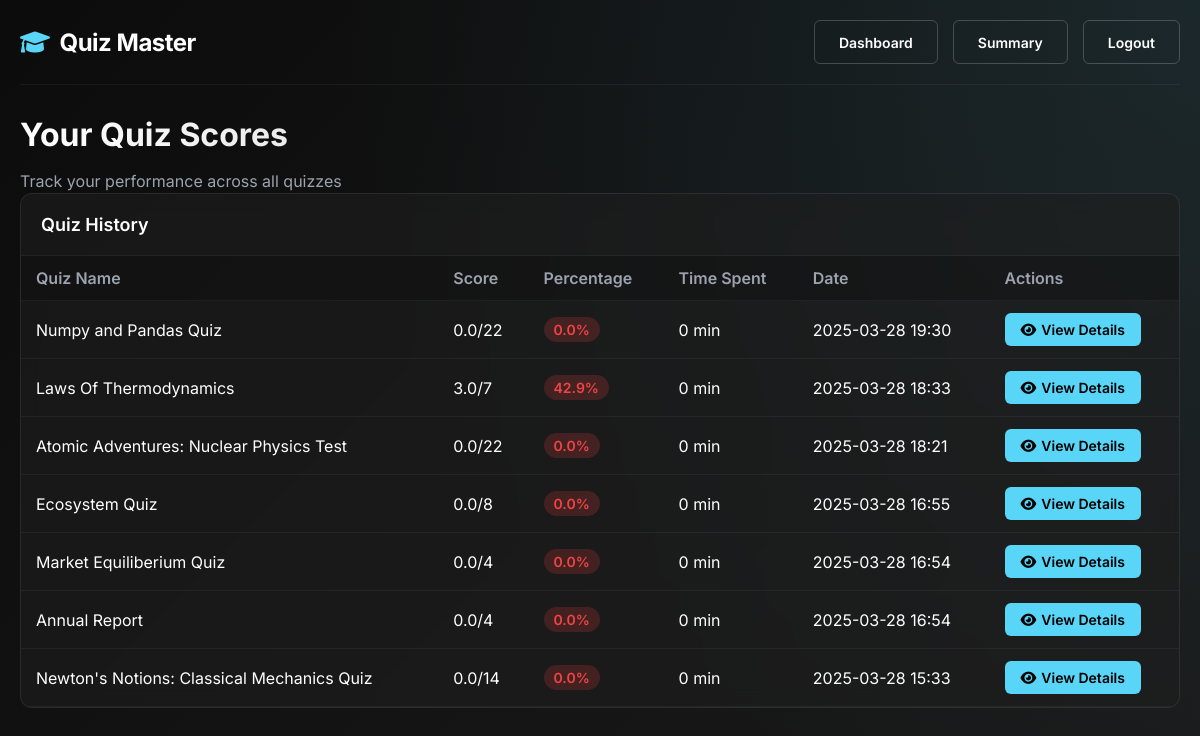
Screenshot of /user/scores (signed in) with the database file from the repository.
### models.py (models this page shows, shortened)
class Quiz(db.Model):
    __tablename__ = 'quizzes'
    id = db.Column(db.Integer, primary_key=True)
    name = db.Column(db.String(120), nullable=False, index=True)
    chapter_id = db.Column(db.Integer, db.ForeignKey('chapters.id'), nullable=False)
    description = db.Column(db.Text)
    instructions = db.Column(db.Text)
    quiz_type = db.Column(db.String(20), default="assessment")
    passing_score = db.Column(db.Float, default=0.0)  # Minimum score to pass
    allow_retake = db.Column(db.Boolean, default=True)
    max_attempts = db.Column(db.Integer, default=1)  # 0 means unlimited
    show_answers = db.Column(db.Boolean, default=True)  # Show correct answers after quiz
    randomize_questions = db.Column(db.Boolean, default=False)
    date_of_quiz = db.Column(db.Date)
    time_duration = db.Column(db.Integer)  # Duration in minutes
    start_time = db.Column(db.DateTime, index=True)
    end_time = db.Column(db.DateTime, index=True)
    is_active = db.Column(db.Boolean, default=True)
    created_at = db.Column(db.DateTime, default=datetime.utcnow)
    created_by = db.Column(db.Integer, db.ForeignKey('users.id'))
    questions = db.relationship('Question', backref='quiz', cascade="all, delete-orphan", lazy=True)
    scores = db.relationship('Score', backref='quiz', cascade="all, delete-orphan", lazy=True)
    tags = db.relationship('QuizTag', backref='quiz', cascade="all, delete-orphan", lazy=True)
    creator = db.relationship('User', foreign_keys=[created_by], backref='created_quizzes')

class Score(db.Model):
    __tablename__ = 'scores'
    id = db.Column(db.Integer, primary_key=True)
    quiz_id = db.Column(db.Integer, db.ForeignKey('quizzes.id'), nullable=False)
    user_id = db.Column(db.Integer, db.ForeignKey('users.id'), nullable=False)
    total_scored = db.Column(db.Float, nullable=False, default=0.0)
    time_spent = db.Column(db.Integer, nullable=False, default=0)  # in seconds
    time_stamp_of_attempt = db.Column(db.DateTime, default=datetime.utcnow, index=True)
    completion_status = db.Column(db.String(20), default='Completed')  # Completed, Partial, Abandoned
    total_questions = db.Column(db.Integer, default=0)
    questions_answered = db.Column(db.Integer, default=0)
    questions_correct = db.Column(db.Integer, default=0)
    percentile = db.Column(db.Float)  # Calculated percentile compared to others
    ip_address = db.Column(db.String(45))  # For security logging
    attempt_number = db.Column(db.Integer, default=1)  # For tracking multiple attempts
    device_info = db.Column(db.String(200))  # User agent or device info
    question_attempts = db.relationship('QuestionAttempt', backref='score', cascade="all, delete-orphan", lazy=True)
    comments = db.relationship('ScoreComment', backref='score', cascade="all, delete-orphan", lazy=True)
    __table_args__ = (
        db.UniqueConstraint('quiz_id', 'user_id', 'attempt_number', name='_quiz_user_attempt_uc'),
    )

### routes.py (the view)
@app_routes.route("/user/scores")
def user_scores():
    if session.get("role") != "user":
        flash("Access denied! Users only.", "danger")
        return redirect(url_for("app_routes.login"))
    try:
        user_id = session.get('user_id')
        user_scores = Score.query.filter_by(user_id=user_id).order_by(Score.time_stamp_of_attempt.desc()).all()
        scores = []
        for score in user_scores:
            quiz = Quiz.query.get(score.quiz_id)
            if not quiz:
                continue
            questions = Question.query.filter_by(quiz_id=quiz.id).all()
            max_possible_score = sum(q.marks for q in questions) if questions else 0
            score_percentage = (score.total_scored / max_possible_score * 100) if max_possible_score > 0 else 0
            scores.append({
                'quiz_name': quiz.name,
                'quiz_id': quiz.id,
                'score': score.total_scored,
                'max_score': max_possible_score,
                'percentage': score_percentage,
                'time_spent': score.time_spent / 60 if score.time_spent else 0,  # Convert to minutes
                'date': score.time_stamp_of_attempt,
                'score_id': score.id
            })
        return render_template("user_scores.html", scores=scores)
    except Exception as e:
        flash(f"Error loading scores: {str(e)}", "danger")
        return redirect(url_for("app_routes.user_dashboard"))

### routes.py (called while the page is built)
@app_routes.context_processor
def inject_responsive_elements():
    is_mobile = request.user_agent.platform in ['android', 'iphone'] or \
                'mobile' in request.user_agent.string.lower()
    return {
        'is_mobile': is_mobile,
        'current_year': datetime.now().year
    }  # Fixed: Added missing closing brace

### templates/user/user_scores.html (shortened to what this page needs)
{% extends "base.html" %}
{% block content %}
<div class="scores-header">
    <h1 class="scores-title">Your Quiz Scores</h1>
    <p class="scores-subtitle">Track your performance across all quizzes</p>
</div>
<div class="data-card">
    <div class="card-header">
        <h2 class="card-title">Quiz History</h2>
    </div>
    {% if scores %}
    <div class="table-responsive">
        <table class="data-table">
            <thead>
                <tr>
                    <th>Quiz Name</th>
                    <th>Score</th>
                    <th>Percentage</th>
                    <th>Time Spent</th>
                    <th>Date</th>
                    <th>Actions</th>
                </tr>
            </thead>
            <tbody>
                {% for score in scores %}
                <tr>
                    <td>{{ score.quiz_name }}</td>
                    <td>{{ score.score }}/{{ score.max_score }}</td>
                    <td>
                        {% set percentage = score.percentage|round(1) %}
                        <span class="percentage-badge
                            {% if percentage >= 80 %}percentage-high
                            {% elif percentage >= 60 %}percentage-medium
                            {% else %}percentage-low{% endif %}">
                            {{ percentage }}%
                        </span>
                    </td>
                    <td>{{ score.time_spent|round(1) }} min</td>
                    <td>{{ score.date.strftime('%Y-%m-%d %H:%M') }}</td>
                    <td>
                        <a href="{{ url_for('app_routes.view_attempt_details', quiz_id=score.quiz_id) }}" class="action-btn">
                            <i class="fas fa-eye"></i> View Details
                        </a>
                    </td>
                </tr>
                {% endfor %}
            </tbody>
        </table>
    </div>
    {% endif %}
</div>
{% endblock %}

### rows the page displays
Quiz: quiz_name "Numpy and Pandas Quiz"
Score: score "0.0", date "2025-03-28 19:30"
Quiz: quiz_name "Laws Of Thermodynamics"
Score: score "3.0", date "2025-03-28 18:33"
Quiz: quiz_name "Atomic Adventures: Nuclear Physics Test"
Score: score "0.0", date "2025-03-28 18:21"
Quiz: quiz_name "Ecosystem Quiz"
Score: score "0.0", date "2025-03-28 16:55"
Quiz: quiz_name "Market Equiliberium Quiz"
Score: score "0.0", date "2025-03-28 16:54"
Quiz: quiz_name "Annual Report"
Score: score "0.0", date "2025-03-28 16:54"
Quiz: quiz_name "Newton's Notions: Classical Mechanics Quiz"
Score: score "0.0", date "2025-03-28 15:33"

### other values shown
{{ score.max_score }} "22" "7" "22" "8" "4" "4" "14"
{{ percentage }} "0.0" "42.9" "0.0" "0.0" "0.0" "0.0" "0.0"
{{ score.time_spent|round(1) }} "0" "0" "0" "0" "0" "0" "0"
